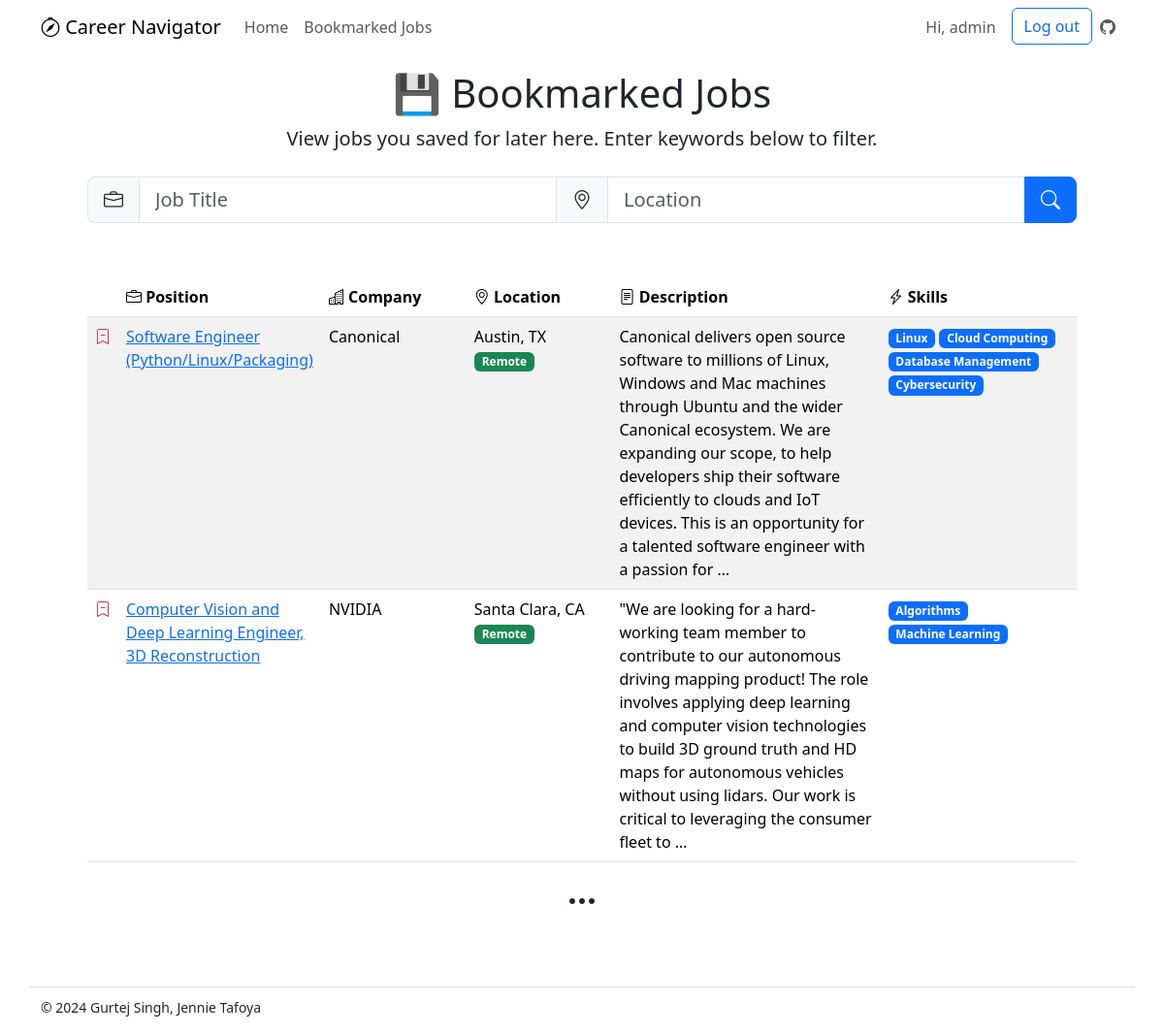
Screenshot of /bookmarks/ (signed in) with the database file from the repository.
### app/models.py (models this page shows, shortened)
class Job(models.Model):
    position = models.CharField(max_length=100)
    company = models.CharField(max_length=100)
    city = models.CharField(max_length=100)
    state = models.CharField(max_length=100)
    is_remote = models.BooleanField("Is it remote?")
    description = models.TextField()
    link = models.URLField()

class Skill(models.Model):
    name = models.CharField(max_length=100)
    description = models.TextField()
    link = models.URLField()
    related_jobs = models.ManyToManyField(Job, verbose_name="Related Jobs")

### app/views.py (the view)
# urls.py: path("bookmarks/", views.bookmarks, name="bookmarks"),
@login_required
def bookmarks(request):
    p = request.GET.get("position", "")
    l = request.GET.get("location", "")
    selected_jobs = Job.objects.filter(
        (
            Q(position__icontains=p)
            | Q(description__icontains=p)
        )
        & (Q(city__icontains=l) | Q(state__icontains=l) | Q(is_remote=(l == "remote")))
    )
    return render(request, "app/bookmarks.html", create_context(request, selected_jobs))

### app/views.py (called while the page is built)
def create_context(request, selected_jobs):
    bookmarks = []
    jobs_with_skills = {}
    skills_with_courses = {}
    jobs = selected_jobs
    for job in jobs:
        skills = Skill.objects.filter(related_jobs=job)
        jobs_with_skills[job] = skills
        if request.user.is_authenticated and Bookmark.objects.filter(
            Q(job=job) & Q(related_users=request.user)
        ):
            bookmarks.append(job)
        for skill in skills:
            courses = Course.objects.filter(related_skills=skill)
            skills_with_courses[skill] = courses
    return {
        "jobs_with_skills": jobs_with_skills,
        "skills_with_courses": skills_with_courses,
        "bookmarks": bookmarks,
        "query": request.GET.dict(),
    }

### app/templates/app/bookmarks.html (shortened to what this page needs)
{% extends 'app/base.html' %}
{% block content %}
<main class="container py-3">
    <div class="container text-center">
        <h1>💾 Bookmarked Jobs</h1>
        <p class="lead">View jobs you saved for later here. Enter keywords below to filter.</p>
    </div>
    <div class="container px-5 py-2">
        <form>
            <div class="input-group input-group-lg">
                <span class="input-group-text"><i class="bi bi-briefcase"></i></span>
                <input name="position" type="search" class="form-control" placeholder="Job Title"
                    value="{{ query.position }}">
                <span class="input-group-text"><i class="bi bi-geo-alt"></i></span>
                <input name="location" type="search" class="form-control" placeholder="Location"
                    value="{{ query.location }}">
                <button class="btn btn-primary" type="submit"><i class="bi bi-search"></i></button>
            </div>
        </form>
    </div>
    <div class="container p-5">
        {% if bookmarks %}
        <table class="table table-striped">
            <thead>
                <tr>
                    <th scope="col" style="width:2%"></th>
                    <th scope="col" style="width:20%"><i class="bi bi-briefcase"></i> Position</th>
                    <th scope="col" style="width:15%"><i class="bi bi-buildings"></i> Company</th>
                    <th scope="col" style="width:15%"><i class="bi bi-geo-alt"></i> Location</th>
                    <th scope="col" style="width:28%"><i class="bi bi-file-text"></i> Description</th>
                    <th scope="col" style="width:20%"><i class="bi bi-lightning-charge"></i> Skills</th>
                </tr>
            </thead>
            <tbody>
                {% for job, skills in jobs_with_skills.items %}
                {% if job in bookmarks %}
                <tr>
                    <td>
                        <a class="link-danger" href="{% url 'delete-bookmark' job.id %}"><i
                                class="bi bi-bookmark-dash"></i></a>
                    </td>
                    <td><a href="{{ job.link }}" target="_blank">{{ job.position }}</a></td>
                    <td>{{ job.company }}</td>
                    <td>
                        {{ job.city }}, {{ job.state }}
                        {% if job.is_remote %}
                        <span class="badge text-bg-success">Remote</span>
                        {% endif %}
                    </td>
                    <td>{{ job.description|truncatewords:50 }}</td>
                    <td>
                        {% for skill in skills %}
                        <span class="badge text-bg-primary" data-bs-toggle="modal"
                            data-bs-target="#skill-{{ skill.id }}">
                            {{ skill.name }}
                        </span>
                        {% endfor %}
                    </td>
                </tr>
                {% endif %}
                {% endfor %}
            </tbody>
        </table>
        <div class="container text-center fs-2">
            <i class="bi bi-three-dots"></i>
        </div>
        {% else %}
        <div class="container text-center fs-2">
            <h1>No jobs found!</h1>
        </div>
        {% endif %}
    </div>
</main>
{% endblock content %}

### app/templates/app/base.html (shortened to what this page needs)
<!DOCTYPE html>
<html lang="en">
<head>
    <link rel="stylesheet" href="https://cdn.jsdelivr.net/npm/bootstrap@5.3.3/dist/css/bootstrap.min.css">
    <link rel="stylesheet" href="https://cdn.jsdelivr.net/npm/bootstrap-icons@1.11.3/font/bootstrap-icons.min.css">
</head>
<body>
    <nav class="navbar navbar-expand-lg ">
        <div class="container">
            <a class="navbar-brand" href="{% url 'index' %}"><i class="bi bi-compass"></i> Career Navigator</a>
            <div class="collapse navbar-collapse" id="menu">
                <ul class="navbar-nav">
                    <li class="nav-item">
                        <a class="nav-link" href="{% url 'index' %}">Home</a>
                    </li>
                    {% if user.is_authenticated %}
                    <li class="nav-item">
                        <a class="nav-link" href="{% url 'bookmarks' %}">Bookmarked Jobs</a>
                    </li>
                    {% endif %}
                </ul>
                <ul class="navbar-nav ms-auto">
                    {% if user.is_authenticated %}
                    <li class="navbar-text px-3">
                        Hi, {{ user.first_name|default:user.username }}
                    </li>
                    <li>
                        <form method="post" action="{% url 'logout' %}">
                            <button type="submit" class="btn btn-outline-primary">Log out</button>
                        </form>
                    </li>
                    {% endif %}
                    <li class="nav-item">
                        <a class="nav-link" href="https://github.com/grrtej/cs360" target="_blank">
                            <i class="bi bi-github"></i>
                        </a>
                    </li>
                </ul>
            </div>
        </div>
    </nav>
    {% block content %}{% endblock content %}
    <footer class="container border-top pt-2">
        <p><small>© 2024 Gurtej Singh, Jennie Tafoya</small></p>
    </footer>
</body>
</html>

### rows the page displays
Job: position "Software Engineer (Python/Linux/Packaging)", company "Canonical", city "Austin", state "TX", is_remote "Remote", description "Canonical delivers open source software to millions of Linux, Windows and Mac machines through Ubuntu and the wider Canonical ecosystem. We are expanding our scope, to help developers ship their software efficiently to clouds and IoT devices. This is an opportunity for a talented software engineer with a passion for …"
Skill: name "Linux"
Skill: name "Cloud Computing"
Skill: name "Database Management"
Skill: name "Cybersecurity"
Job: position "Computer Vision and Deep Learning Engineer, 3D Reconstruction", company "NVIDIA", city "Santa Clara", state "CA", is_remote "Remote", description "\"We are looking for a hard-working team member to contribute to our autonomous driving mapping product! The role involves applying deep learning and computer vision technologies to build 3D ground truth and HD maps for autonomous vehicles without using lidars. Our work is critical to leveraging the consumer fleet to …"
Skill: name "Algorithms"
Skill: name "Machine Learning"

### other values shown
{{ user.first_name|default:user.username }} "admin"
